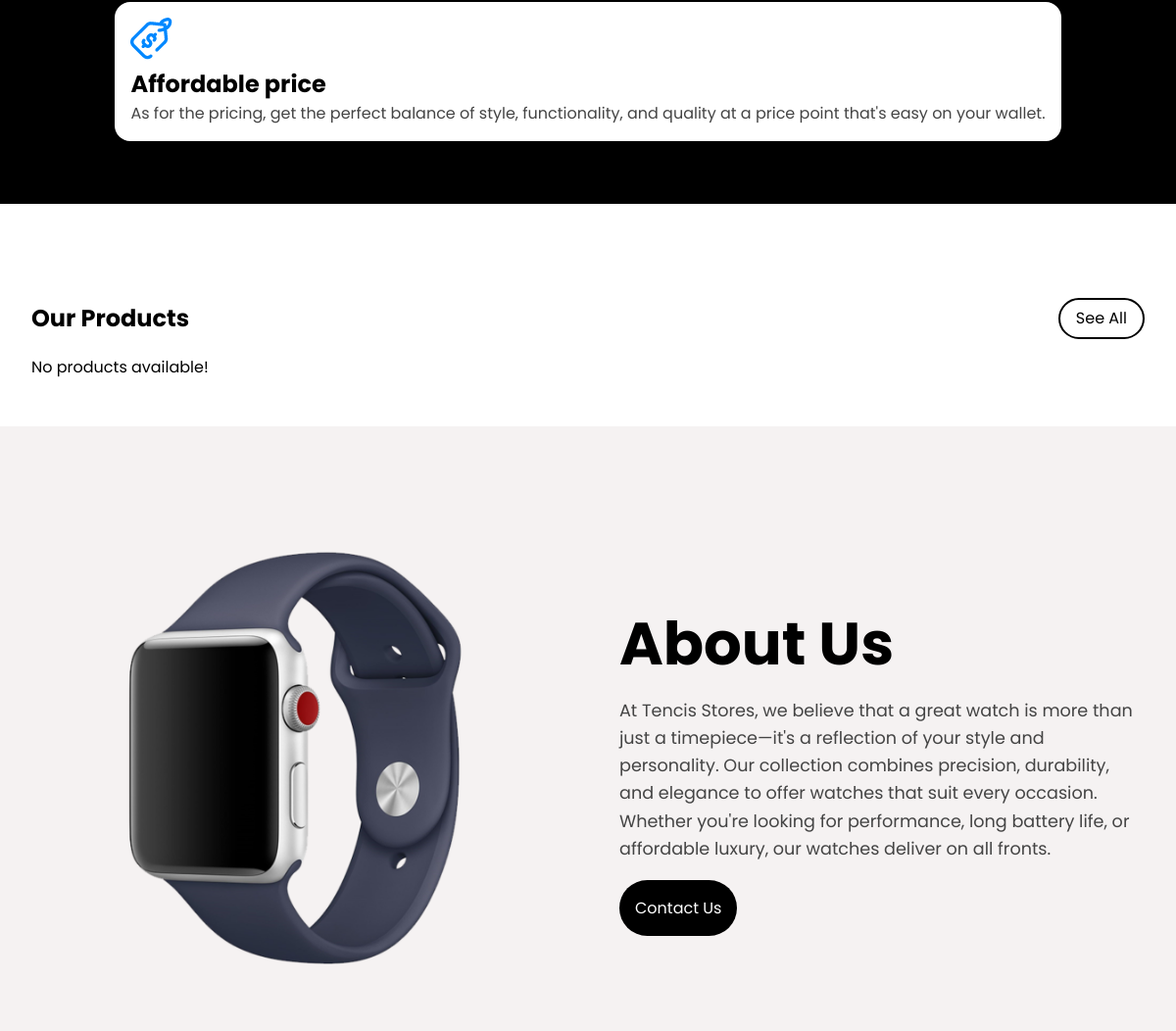
The app's page / (middle part), older data.
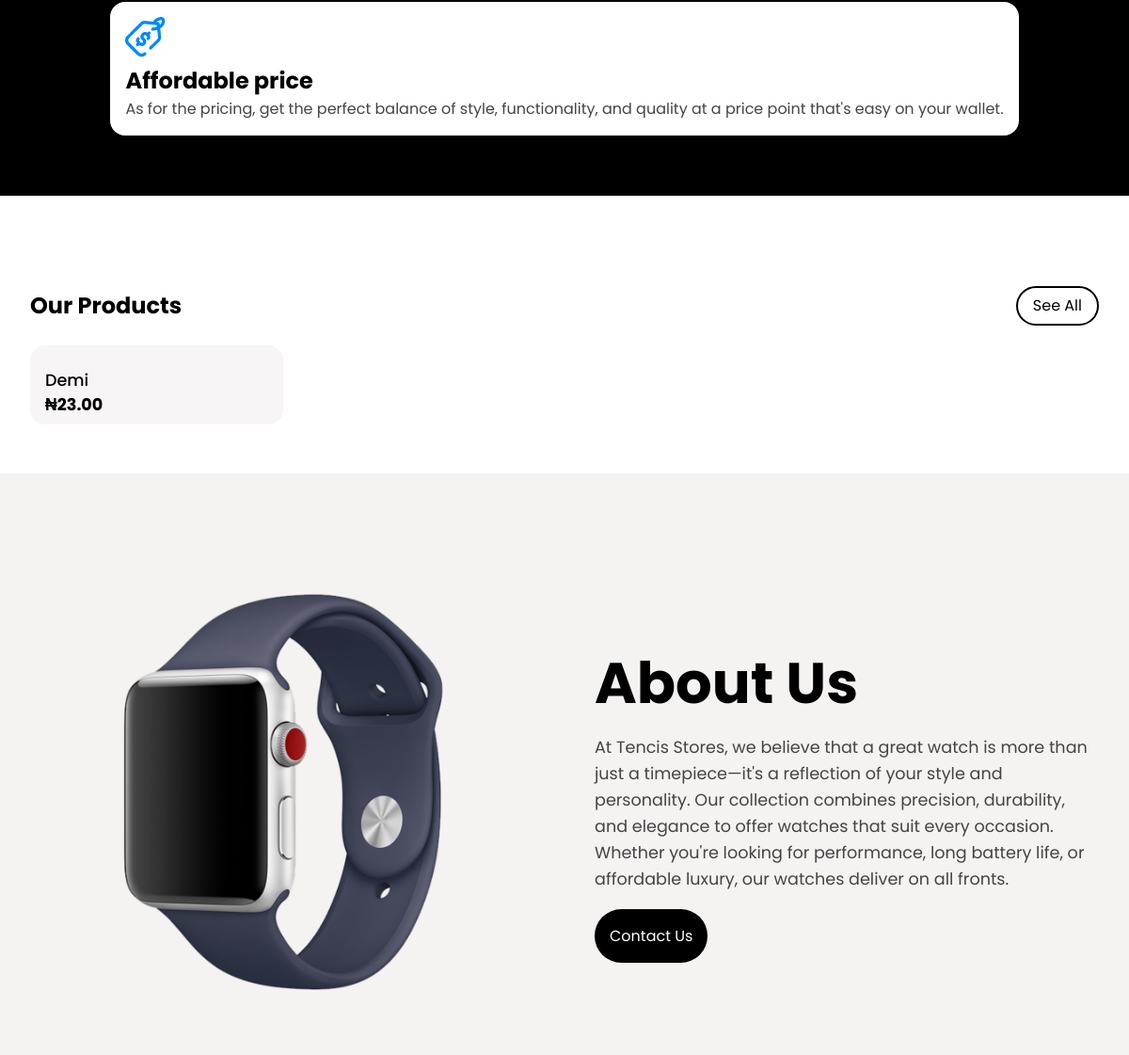
The same page, newer data.
### shopapp/models.py (models this page shows, shortened)
class Product(models.Model):
    name = models.CharField(max_length=200)
    price = models.DecimalField(max_digits=10, decimal_places=2)
    image = models.ImageField(blank=False, null=True, upload_to='tc_product_images')

### shopapp/views.py (the view)
# urls.py: path('', views.home, name='home'),
def home(request):
    products = Product.objects.all()[:4]
    return render(request, 'shop.html', {'products': products})

### templates/shop.html (shortened to what this page needs)
<!DOCTYPE html>
<html lang="en">
<head>
    {% load static %}
    <link rel="stylesheet" href="{% static 'shop.css' %}">
</head>
<body>
    <div class="con">
        <div class="ft">
            <div class="ftcon">
                <div class="ftconsub">
                    <div class="ftbox">
                        <img src="{% static 'price-tag.png' %}" alt="">
                        <h2>Affordable price</h2>
                        <p>As for the pricing, get the perfect balance of style, functionality, and quality at a price
                            point that's easy on your wallet.</p>
                    </div>
                </div>
            </div>
        </div>
        <div class="shop" id="shop" data-aos="fade-up" data-aos-duration="1000" data-aos-delay="200">
            <div class="ctg">
                <div class="ctgheader">
                    <h2>Our Products</h2>
                    <a href="/products/">see all</a>
                </div>
                <div class="shopcon">
                    {% for product in products %}
                    <div class="shopbox">
                        <p class="itemname">{{ product.name }}</p>
                        <p class="itemprice">₦{{ product.price }}</p>
                    </div>
                    {% empty %}
                    <p>No products available!</p>
                    {% endfor %}
                </div>
            </div>
        </div>
        <div class="about featurerev" id="about" data-aos="fade-up" data-aos-duration="1000" data-aos-delay="200">
            <div class="text">
                <h1>About Us</h1>
                <p>
                    At Tencis Stores, we believe that a great watch is more than just a timepiece—it's a reflection
                    of your style and personality. Our collection combines precision, durability, and elegance to offer
                    watches that suit every occasion. Whether you're looking for performance, long battery life, or
                    affordable luxury, our watches deliver on all fronts.
                </p>
                <a href="#contact">Contact Us</a>
            </div>
            <div class="image">
                <img src="{% static 'navy-blue-watch-600x600.png' %}" alt="">
            </div>
        </div>
    </div>
</body>
</html>

Row changes from the older to the newer data that the page shows:
added Product: name "Demi", price "23.00"
Text that changed along with them:
text no longer shown: "No products available!"
